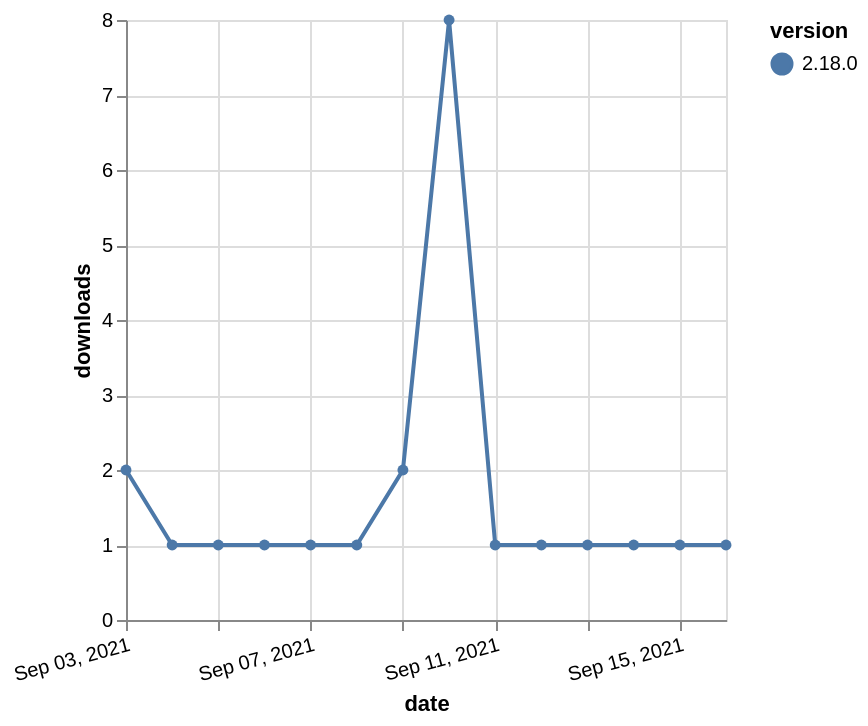

The specification (Vega-Lite) saved for this image:
### Vega-Lite specification from a JSON file in a GitHub repository (floating-point values rounded to 4 significant figures)
{"$schema": "https://vega.github.io/schema/vega-lite/v5.json", "description": "A simple bar chart with embedded data.", "data": {"values": [{"date": "2021-09-03", "total": 516, "delta": 2, "version": "2.18.0"}, {"date": "2021-09-04", "total": 517, "delta": 1, "version": "2.18.0"}, {"date": "2021-09-05", "total": 518, "delta": 1, "version": "2.18.0"}, {"date": "2021-09-06", "total": 519, "delta": 1, "version": "2.18.0"}, {"date": "2021-09-07", "total": 520, "delta": 1, "version": "2.18.0"}, {"date": "2021-09-08", "total": 521, "delta": 1, "version": "2.18.0"}, {"date": "2021-09-09", "total": 523, "delta": 2, "version": "2.18.0"}, {"date": "2021-09-10", "total": 531, "delta": 8, "version": "2.18.0"}, {"date": "2021-09-11", "total": 532, "delta": 1, "version": "2.18.0"}, {"date": "2021-09-12", "total": 533, "delta": 1, "version": "2.18.0"}, {"date": "2021-09-13", "total": 534, "delta": 1, "version": "2.18.0"}, {"date": "2021-09-14", "total": 535, "delta": 1, "version": "2.18.0"}, {"date": "2021-09-15", "total": 536, "delta": 1, "version": "2.18.0"}, {"date": "2021-09-16", "total": 537, "delta": 1, "version": "2.18.0"}]}, "width": "container", "mark": {"type": "line", "point": {"filled": true}}, "encoding": {"x": {"field": "date", "type": "temporal", "timeUnit": "yearmonthdate", "title": "date", "axis": {"labelAngle": -15}}, "y": {"field": "delta", "type": "quantitative", "title": "downloads"}, "color": {"field": "version", "type": "nominal"}, "tooltip": {"field": "delta"}}}
